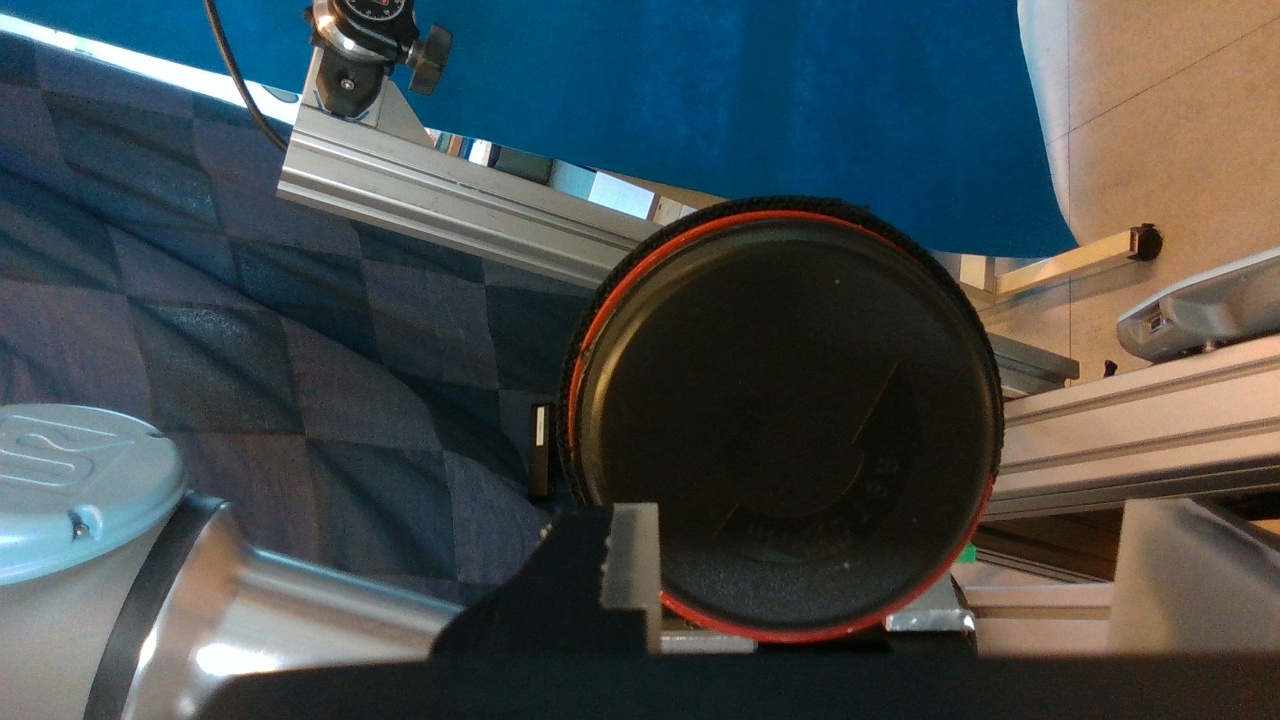
#> input picture lid_touch_point_debug/sample_0000_raw.jpg, 1280 x 720 px
$ python -i CVButtonDetector.py   (imports and definitions only)
#> lines starting #> are read from the running program, lines starting #| are printed output that depends on the picture; after the words box and inside, x2 and y2 are one past the last pixel; in counts of white or black regions, pixels touching at a corner belong together
#> further down, picture is the input picture: shape (720, 1280, 3); mean B, G, R 77, 75.4, 67.6
import cv2
import numpy as np

class CVButtonDetector:
    def __init__(self):
        pass

    def get_robust_red_mask(self,hsv_img):
        # Lower Red (0-10)
        lower_red1 = np.array([0, 70, 50])
        upper_red1 = np.array([10, 255, 255])

        # Upper Red (170-180)
        lower_red2 = np.array([170, 70, 50])
        upper_red2 = np.array([180, 255, 255])

        mask1 = cv2.inRange(hsv_img, lower_red1, upper_red1)
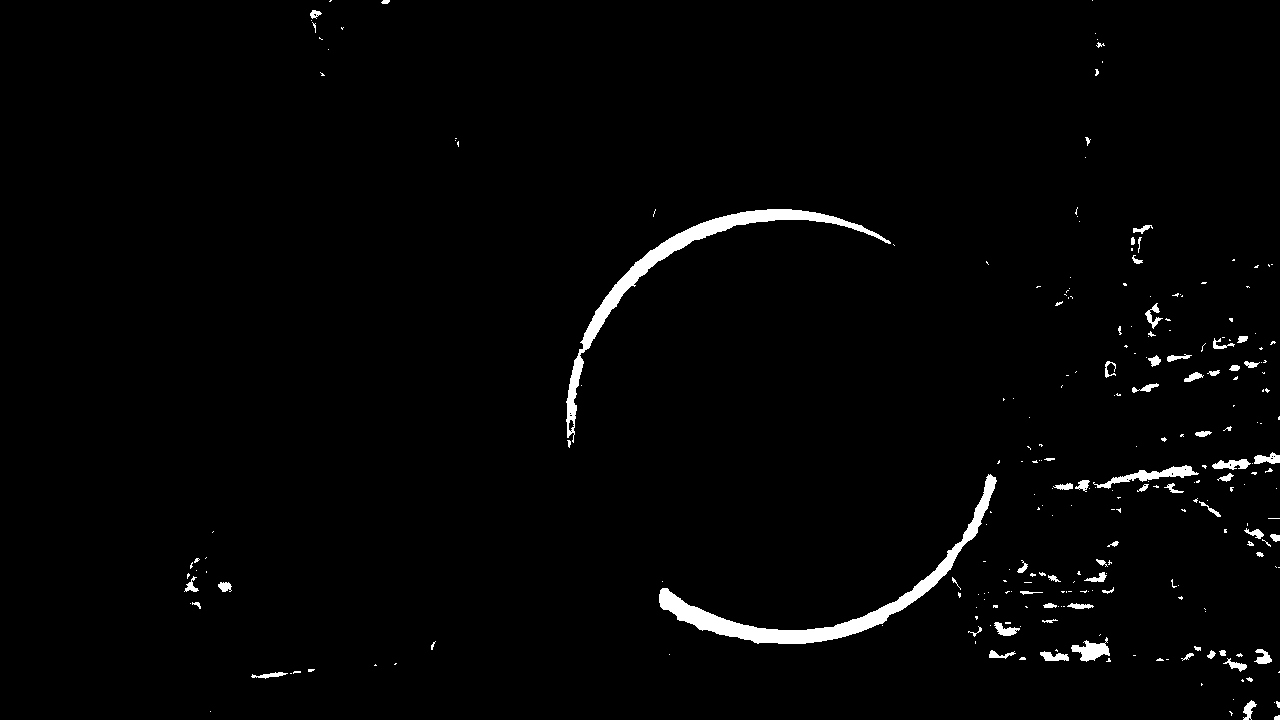
#> mask1: shape (720, 1280); 1.8% white; 260 white regions (190 under 20 px), largest, box (x1, y1, x2, y2) and area: (659, 474, 997, 644) 5429, (566, 209, 891, 443) 4740, (1093, 465, 1199, 489) 719
#> hsv_img: shape (720, 1280, 3); mean H, S, V 63.7, 109.4, 91.7
        mask2 = cv2.inRange(hsv_img, lower_red2, upper_red2)
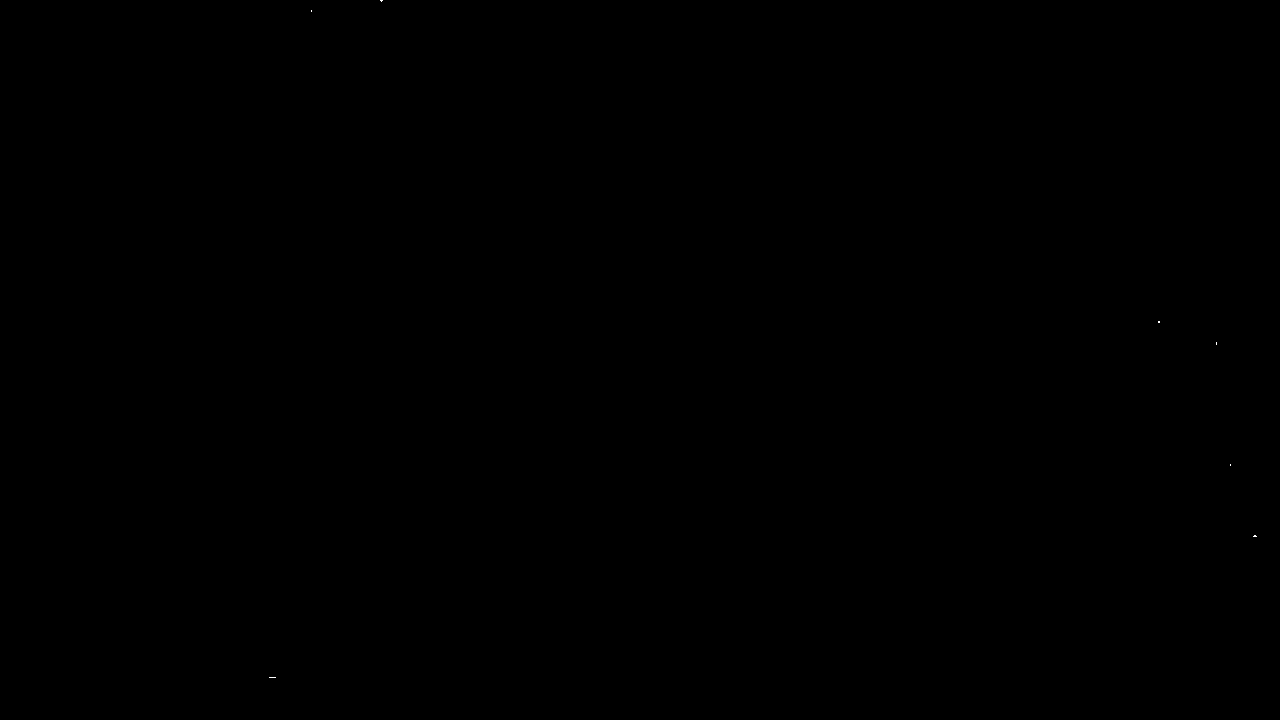
#> mask2: shape (720, 1280); 0% white in thin lines or dots, all inside (x1, y1, x2, y2) = (269, 0, 1257, 678)

        # Combine
        mask = mask1 + mask2
        return mask

    def detect_red_round_button(self,img_bgr):
        output = img_bgr.copy()
        mask = self.get_robust_red_mask(cv2.cvtColor(cv2.GaussianBlur(img_bgr, (5,5), 0), cv2.COLOR_BGR2HSV))

        # 1. Preprocess for Hough Circles (Grayscale + Blur)
        gray = cv2.cvtColor(img_bgr, cv2.COLOR_BGR2GRAY)*mask
        # Blur is crucial to avoid false circles
        gray_blurred = cv2.medianBlur(gray, 5)
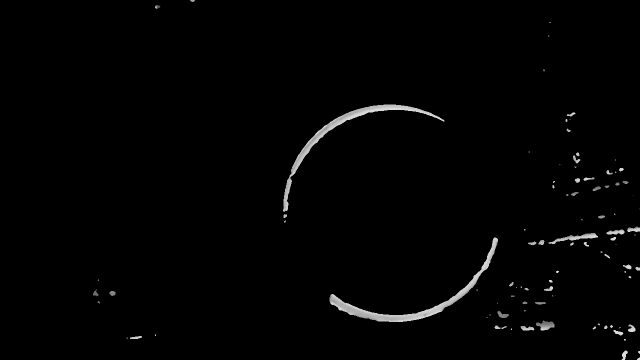
#> gray_blurred: shape (720, 1280) (shown at 1/2 size); min 0, max 223, mean 3.1

        # 2. Detect Circles
        # param1: Canny edge threshold (high)
        # param2: Accumulator threshold (lower = more circles detected)
        # minRadius/maxRadius: Adapt these to your button size in pixels!
        circles = cv2.HoughCircles(gray_blurred, cv2.HOUGH_GRADIENT, dp=1.2, minDist=50,
                                param1=100, param2=30, minRadius=30, maxRadius=1000)
#> circles = 21 rows, first 8: [785.4, 420.6, 210], [783, 471, 252.4], [834.6, 473.4, 276.1], [732.6, 389.4, 157.9], [790.2, 364.2, 278.3], [713.4, 341.4, 111.4], [840.6, 390.6, 262.8], [791.4, 527.4, 116.2]

        best_circle = None

        if circles is not None:
            circles = np.round(circles[0, :]).astype("int")
#> circles = 21 rows, first 8: [785, 421, 210], [783, 471, 252], [835, 473, 276], [733, 389, 158], [790, 364, 278], [713, 341, 111], [841, 391, 263], [791, 527, 116]

            for (x, y, r) in circles:
                # 3. Check Color at the center of the circle
                # Create a small mask around the center to average the color
                mask = np.zeros(img_bgr.shape[:2], dtype="uint8")
                cv2.circle(mask, (x, y), int(r/2), 255, -1)

                # Get average color in HSV
                mean_val = cv2.mean(img_bgr, mask=mask) # Returns BGR mean
                mean_bgr = np.array([[[mean_val[0], mean_val[1], mean_val[2]]]], dtype=np.uint8)
                mean_hsv = cv2.cvtColor(mean_bgr, cv2.COLOR_BGR2HSV)[0][0]

                h_val = mean_hsv[0]
                s_val = mean_hsv[1]
                v_val = mean_hsv[2]

                # 4. Wide Red Filter
                # Red wraps around 180. It is usually 0-10 AND 170-180.
                # We also ensure Saturation is high enough (it's not white/grey)
                is_red = ((h_val < 10) or (h_val > 160)) and (s_val > 50) and (v_val > 50)

                if is_red:
                    best_circle = (x, y)
                    # Draw for visualization
                    cv2.circle(output, (x, y), r, (0, 255, 0), 4)
                    break # Stop after finding the first one, or add logic to find the "best" one
#> this loop made 21 passes
#> (x, y, r, mean_val, mean_bgr, h_val, s_val, v_val) on passes 1 to 6: (785, 421, 210, (10.25, 17.82, 18, 0), [[10, 17, 17]], 30, 105, 17), (783, 471, 252, (13.17, 20.24, 20.18, 0), [[13, 20, 20]], 30, 89, 20), (835, 473, 276, (14.09, 21.15, 21.48, 0), [[14, 21, 21]], 30, 85, 21), (733, 389, 158, (10.67, 18.39, 18.06, 0), [[10, 18, 18]], 30, 113, 18), (790, 364, 278, (13.17, 21.11, 21.14, 0), [[13, 21, 21]], 30, 97, 21), (713, 341, 111, (11.95, 20.15, 19.91, 0), [[11, 20, 19]], 33, 115, 20)
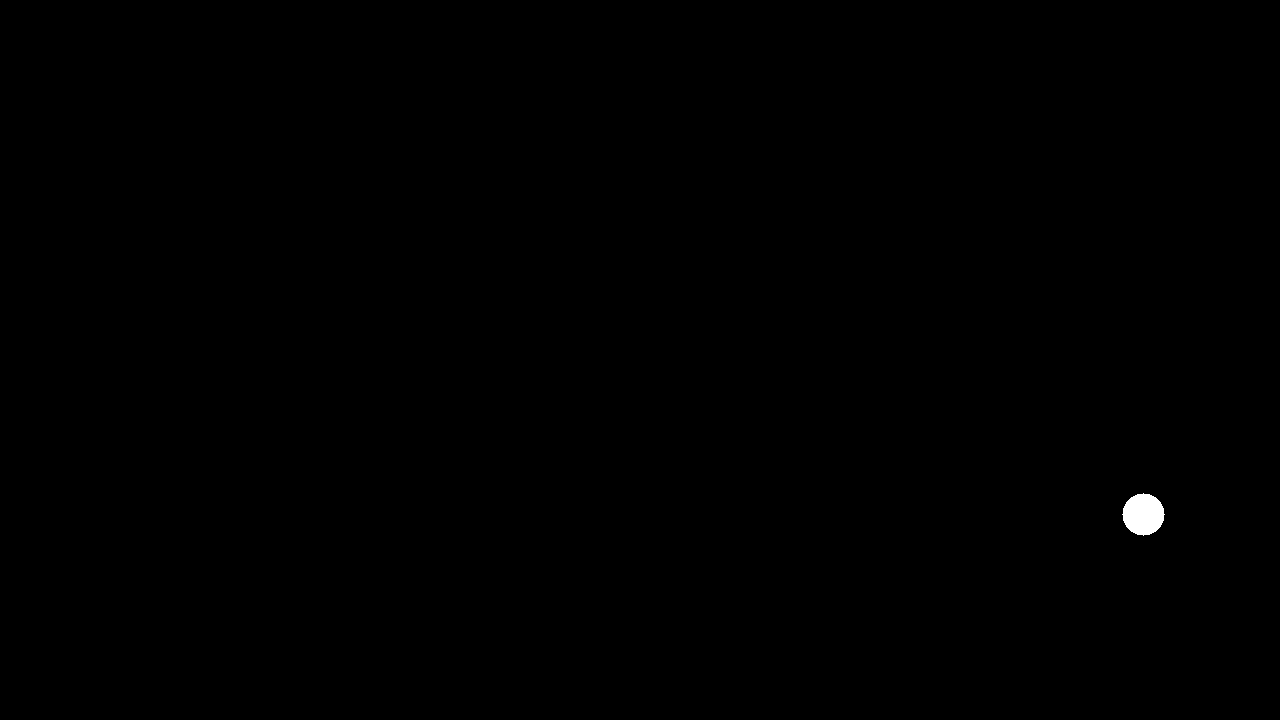
#> mask: shape (720, 1280); 0.15% white; 1 white region, box (x1, y1, x2, y2) and area: (1122, 493, 1165, 536) 1373

        if best_circle is None:
            return None, None, None, output

        # Calculate errors
        cx, cy = best_circle
        tx, ty = (0,0) #TODO remove this
        error_x = cx - tx
        error_y = cy - ty
        dist = np.sqrt(error_x**2 + error_y**2)

        return best_circle, (error_x, error_y), dist, output

>>> import cv2
>>> picture = cv2.imread('../../lid_touch_point_debug/sample_0000_raw.jpg')
>>> result = CVButtonDetector().detect_red_round_button(picture)
